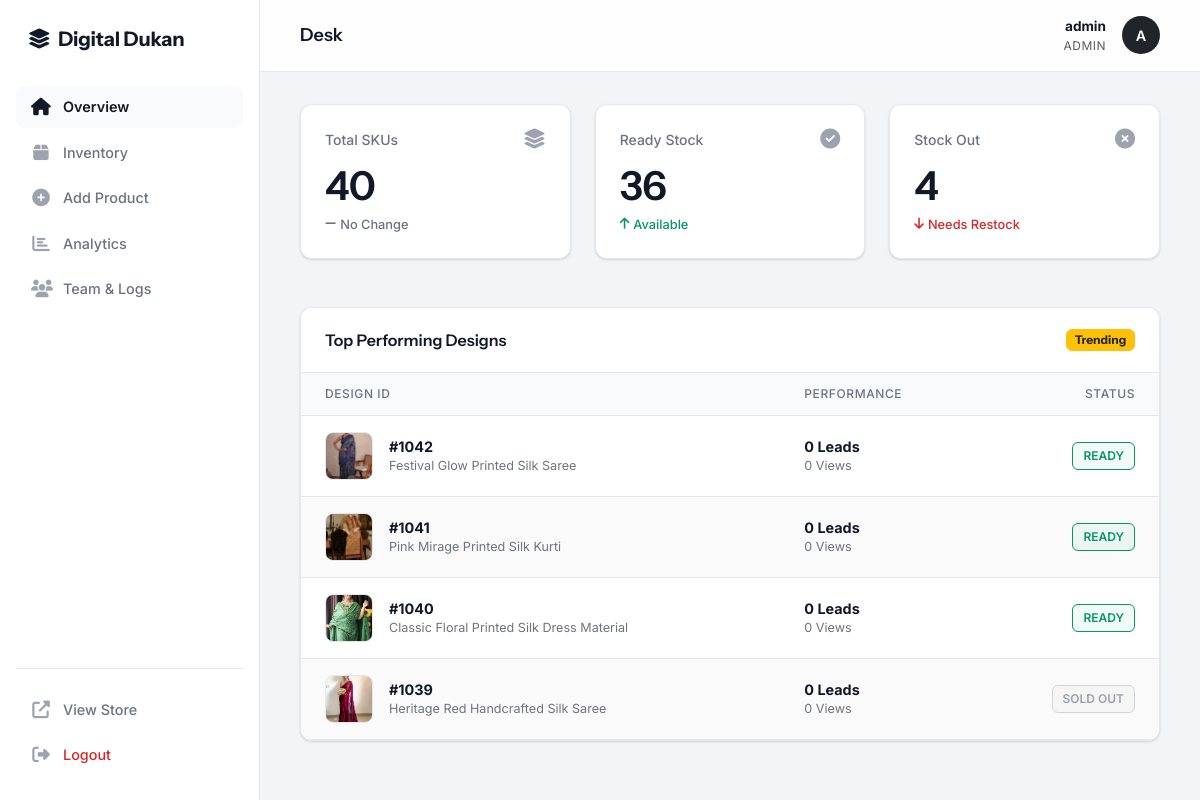
The page /admin (signed in) on the database its author committed.
### app/models.py (models this page shows, shortened)
class User(UserMixin, db.Model):
    id = db.Column(db.Integer, primary_key=True)
    username = db.Column(db.String(100), unique=True, nullable=False)
    password = db.Column(db.String(255), nullable=False)
    role = db.Column(db.String(20), default='client')

class Product(db.Model):
    id = db.Column(db.Integer, primary_key=True)
    name = db.Column(db.String(100), nullable=False)
    design_no = db.Column(db.String(50), nullable=False, index=True)
    category = db.Column(db.String(50), nullable=True, index=True)
    material_type = db.Column(db.String(50), nullable=True)
    work_type = db.Column(db.String(50), nullable=True, index=True)
    color = db.Column(db.String(50), nullable=True)
    image_file = db.Column(db.String(100), nullable=False)
    wholesale_price = db.Column(db.Float, nullable=True)
    moq = db.Column(db.Integer, default=1)
    stock_status = db.Column(db.String(20), default='READY', index=True)
    stock_count = db.Column(db.Integer, default=0)
    views = db.Column(db.Integer, default=0)
    whatsapp_clicks = db.Column(db.Integer, default=0)
    @property
    def image(self):
        return self.image_file

### app/namespaces/admin/routes.py (the view, shortened to what this page needs)
@admin_bp.route('/admin', methods=['GET', 'POST'])
@login_required
@roles_required('admin', 'sales')
def admin():
    sort_by = request.args.get('sort', 'newest')
    page = request.args.get('page', 1, type=int)
    per_page = request.args.get('per_page', 50, type=int)
    products = get_sorted_products(sort_by, page=page, per_page=per_page)
    all_users = get_all_users() if current_user.role == 'admin' else []
    recent_activities = get_recent_activities() if current_user.role == 'admin' else []
    trending_products, trending_mode = get_trending_products(limit=4)
    stats = get_admin_stats()
    analytics = get_performance_analytics() if current_user.role == 'admin' else {'categories': [], 'fabrics': [], 'work_types': []}
    return render_template(
        'admin/index.html',
        products=products,
        total_skus=stats['total_skus'],
        ready_stock_count=stats['ready_stock_count'],
        sold_out_count=stats['sold_out_count'],
        all_users=all_users,
        recent_activities=recent_activities,
        trending_products=trending_products,
        trending_mode=trending_mode,
        work_type_options=WORK_TYPE_OPTIONS,
        product_category_options=PRODUCT_CATEGORY_OPTIONS,
        material_type_options=MATERIAL_TYPE_OPTIONS,
        analytics=analytics,
        top_categories=analytics['categories'],
        top_fabrics=analytics['fabrics'],
        top_work_types=analytics['work_types']
    )

### app/context_processors.py (called while the page is built)
def inject_global_template_data():
    shop = current_app.config.get('SHOP_SETTINGS', DEFAULT_SETTINGS)
    return {
        'shop_settings': shop,
        'whatsapp_no': normalize_whatsapp_number(shop.get('contact_number', '')),
        'work_type_options': WORK_TYPE_OPTIONS,
        'product_category_options': PRODUCT_CATEGORY_OPTIONS,
        'asset_version': ASSET_VERSION,
    }

### app/namespaces/admin/services.py (called while the page is built)
def get_admin_stats():
    total_skus = Product.query.count()
    sold_out_count = Product.query.filter(Product.stock_status == 'SOLD OUT').count()
    ready_stock_count = total_skus - sold_out_count
    return {
        'total_skus': total_skus,
        'sold_out_count': sold_out_count,
        'ready_stock_count': ready_stock_count
    }

def get_inventory_health_logic():
    total = Product.query.count()
    if total == 0: return 100
    active = Product.query.filter((Product.whatsapp_clicks > 0) | (Product.views > 20)).count()
    health_percentage = (active / total) * 100
    status = "Excellent" if health_percentage > 80 else "Good" if health_percentage > 50 else "Critical"
    return {"percentage": round(health_percentage), "status": status}

def get_sorted_products(sort_by='newest', page=1, per_page=50):
    products_query = Product.query
    if sort_by == 'most_viewed':
        products_query = products_query.order_by(Product.views.desc(), Product.id.desc())
    elif sort_by == 'most_inquired':
        products_query = products_query.order_by(Product.whatsapp_clicks.desc(), Product.id.desc())
    elif sort_by == 'stock_out':
        products_query = products_query.filter(Product.stock_status == 'SOLD OUT').order_by(Product.id.desc())
    elif sort_by == 'dead_stock':
        products_query = products_query.filter(Product.whatsapp_clicks == 0, Product.views > 10).order_by(Product.views.desc())
    else:
        products_query = products_query.order_by(Product.id.desc())
    if page is None:
        return products_query.all()
    return products_query.paginate(page=page, per_page=per_page, error_out=False)

def get_all_users():
    return User.query.order_by(User.id.desc()).all()

def get_recent_activities(limit=50):
    return ActivityLog.query.order_by(ActivityLog.activity_date.desc()).limit(limit).all()

### app/utils/helpers.py (called while the page is built)
def normalize_whatsapp_number(contact_number: str) -> str:
    return ''.join(ch for ch in contact_number if ch.isdigit())

### templates/admin/index.html (shortened to what this page needs)
<!doctype html>
<html lang="en">
<head>
    <link href="https://cdn.jsdelivr.net/npm/bootstrap@5.3.0/dist/css/bootstrap.min.css" rel="stylesheet"/>
    <link rel="stylesheet" href="https://cdnjs.cloudflare.com/ajax/libs/font-awesome/6.4.0/css/all.min.css"/>
    <link rel="stylesheet" href="{{ url_for('static', filename='css/admin_dashboard.css') }}?v={{ asset_version }}">
</head>
<body>
    <div class="spa-wrapper">
        <nav class="admin-sidebar">
            <a href="#" class="sidebar-logo">
                <i class="fas fa-layer-group me-2" style="color: var(--primary-accent);"></i> Digital Dukan</span>
            </a>
            <div class="sidebar-nav">
                <a href="#" class="sidebar-nav-link active" onclick="switchView('overview', 'Desk', this)">
                    <i class="fas fa-home"></i> Overview
                </a>
                <a href="#" class="sidebar-nav-link" onclick="switchView('inventory', 'Inventory Manager', this)">
                    <i class="fas fa-box"></i> Inventory
                </a>
                <a href="#" class="sidebar-nav-link" onclick="switchView('upload', 'Product Entry', this)">
                    <i class="fas fa-plus-circle"></i> Add Product
                </a>
                <a href="#" class="sidebar-nav-link" onclick="switchView('market', 'Market Analytics', this)">
                    <i class="fas fa-chart-bar"></i> Analytics
                </a>
                <a href="#" class="sidebar-nav-link" onclick="switchView('users', 'System Users', this)">
                    <i class="fas fa-users"></i> Team & Logs
                </a>
            </div>
            <div class="sidebar-footer">
                <a href="{{ url_for('public.index') }}" class="sidebar-nav-link">
                    <i class="fas fa-external-link-alt"></i> View Store
                </a>
                <a href="{{ url_for('auth.logout') }}" class="sidebar-nav-link" style="color: var(--danger-text);">
                    <i class="fas fa-sign-out-alt"></i> Logout
                </a>
            </div>
        </nav>
        <main class="admin-main">
            <header class="welcome-bar">
                <h1 class="page-title" id="page-title">Desk</h1>
                <div class="d-flex align-items-center">
                    <div class="text-end me-3 d-none d-md-block">
                        <div class="fw-bold" style="font-size: 0.85rem;">{{ current_user.username }}</div>
                        <div class="text-muted" style="font-size: 0.75rem; letter-spacing: 0.5px;">{{ current_user.role|upper }}</div>
                    </div>
                    <div class="rounded-circle bg-dark text-white d-flex align-items-center justify-content-center" style="width: 38px; height: 38px; font-weight: 600; font-size: 0.9rem;">
                        {{ current_user.username[0]|upper }}
                    </div>
                </div>
            </header>
            <div class="content-scroll-area">
                <div id="view-overview" class="admin-section active">
                    <div class="row g-4 mb-5">
                        <div class="col-md-4">
                            <div class="stat-card">
                                <div class="stat-header">
                                    <div class="stat-title">Total SKUs</div>
                                    <i class="fas fa-layer-group stat-icon"></i>
                                </div>
                                <div>
                                    <div class="stat-value">{{ total_skus }}</div>
                                    <div class="stat-trend neutral">
                                        <i class="fas fa-minus"></i> No Change
                                    </div>
                                </div>
                            </div>
                        </div>
                        <div class="col-md-4">
                            <div class="stat-card">
                                <div class="stat-header">
                                    <div class="stat-title">Ready Stock</div>
                                    <i class="fas fa-check-circle stat-icon"></i>
                                </div>
                                <div>
                                    <div class="stat-value">
                                        {{ ready_stock_count }}
                                    </div>
                                    <div class="stat-trend positive">
                                        <i class="fas fa-arrow-up"></i> Available
                                    </div>
                                </div>
                            </div>
                        </div>
                        <div class="col-md-4">
                            <div class="stat-card">
                                <div class="stat-header">
                                    <div class="stat-title">Stock Out</div>
                                    <i class="fas fa-times-circle stat-icon"></i>
                                </div>
                                <div>
                                    <div class="stat-value">
                                        {{ sold_out_count }}
                                    </div>
                                    <div class="stat-trend negative">
                                        <i class="fas fa-arrow-down"></i> Needs Restock
                                    </div>
                                </div>
                            </div>
                        </div>
                    </div>
                    {% if current_user.role == 'admin' %}
                    <div class="admin-card">
                        <div class="admin-card-header">
                            <span>Top Performing Designs</span>
                            <span class="badge bg-warning text-dark border border-warning">Trending</span>
                        </div>
                        <div class="table-container">
                            <table class="inventory-table">
                                <thead>
                                    <tr>
                                        <th>Design ID</th>
                                        <th>Performance</th>
                                        <th class="text-end">Status</th>
                                    </tr>
                                </thead>
                                <tbody>
                                    {% for product in trending_products %}
                                    <tr>
                                        <td>
                                            <div class="d-flex align-items-center">
                                                <img src="{{ url_for('static', filename='images/' + product.image) }}" class="table-img me-3">
                                                <div>
                                                    <div class="fw-bold">#{{ product.id + 1000 }}</div>
                                                    <div class="text-secondary small">{{ product.name }}</div>
                                                </div>
                                            </div>
                                        </td>
                                        <td>
                                            <div class="fw-bold">{{ product.inquiry_count or 0 }} Leads</div>
                                            <div class="text-secondary small">{{ product.view_count or 0 }} Views</div>
                                        </td>
                                        <td class="text-end">
                                             <button onclick="toggleStock(this, {{ product.id }})" class="ghost-badge {% if product.stock_status == 'READY' %}ready{% else %}sold{% endif %}">
                                                {{ 'READY' if product.stock_status == 'READY' else 'SOLD OUT' }}
                                            </button>
                                        </td>
                                    </tr>
                                    {% else %}
                                    <tr><td colspan="3" class="text-center py-4 text-muted">No data available</td></tr>
                                    {% endfor %}
                                </tbody>
                            </table>
                        </div>
                    </div>
                    {% endif %}
                </div>
            </div>
        </main>
    </div>
</body>
</html>

### rows shown on the page
User: username "admin", role "ADMIN", username "A"
Product: image_file (picture), product.id+1000 "1042", name "Festival Glow Printed Silk Saree", stock_count "0", stock_status "READY"
Product: image_file (picture), product.id+1000 "1041", name "Pink Mirage Printed Silk Kurti", stock_count "0", stock_status "READY"
Product: image_file (picture), product.id+1000 "1040", name "Classic Floral Printed Silk Dress Material", stock_count "0", stock_status "READY"
Product: image_file (picture), product.id+1000 "1039", name "Heritage Red Handcrafted Silk Saree", stock_count "0", stock_status "SOLD OUT"

### other values the page prints
{{ total_skus }} "40"
{{ ready_stock_count }} "36"
{{ sold_out_count }} "4"
